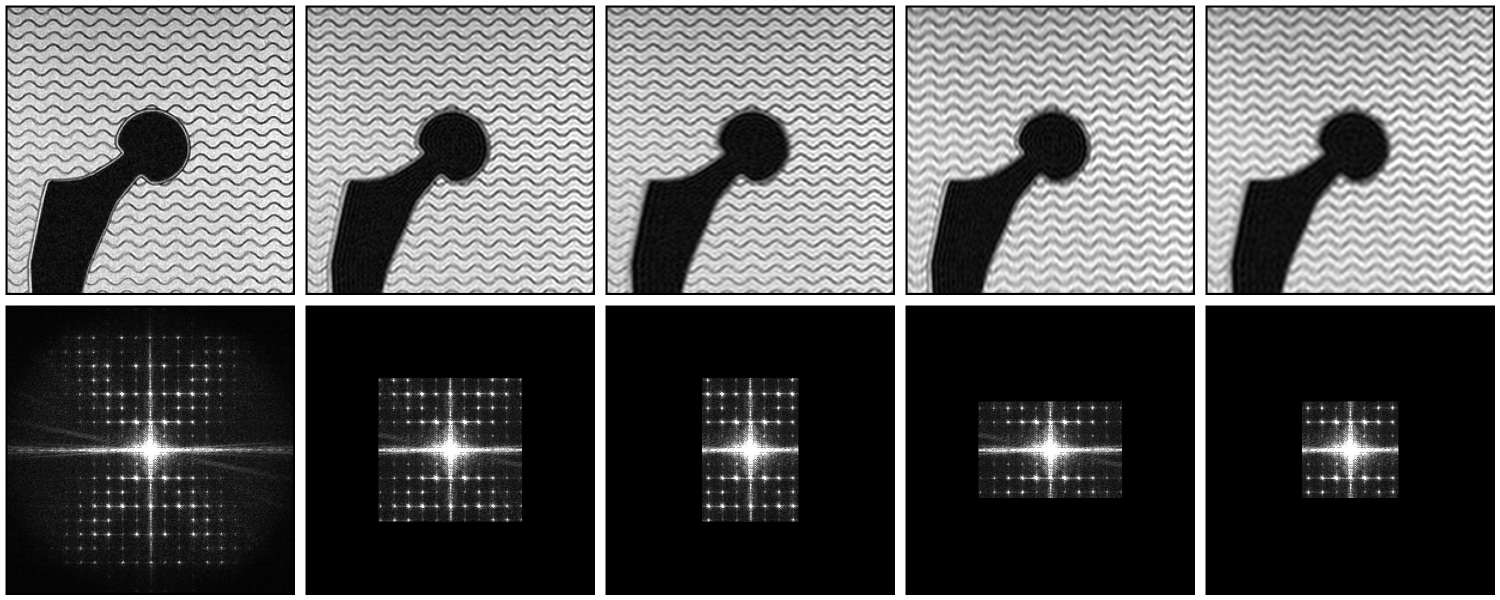
#> input picture rsl/resolution-retro-images.png, 3000 x 1200 px (shown at 1/2 size); its folder holds only this picture in this run
$ python -i masks.py   (imports and definitions only)   (older library calls are emulated)
#> lines starting #> are read from the running program, lines starting #| are printed output that depends on the picture; after the words box and inside, x2 and y2 are one past the last pixel; in counts of white or black regions, pixels touching at a corner belong together
#> further down, picture is the input picture: shape (1200, 3000, 3); min 0, max 255, mean 96.8
"""Masks for restricting image quality analysis.

"""
import numpy as np
import numpy.typing as npt
import scipy.ndimage as ndi
from skimage import filters, morphology

def get_implant_mask(
        image: npt.NDArray
        ) -> npt.NDArray[np.bool]:
    """ Compute a mask excluding the implant body. """
    mask = image > filters.threshold_otsu(image)  # global Otsu
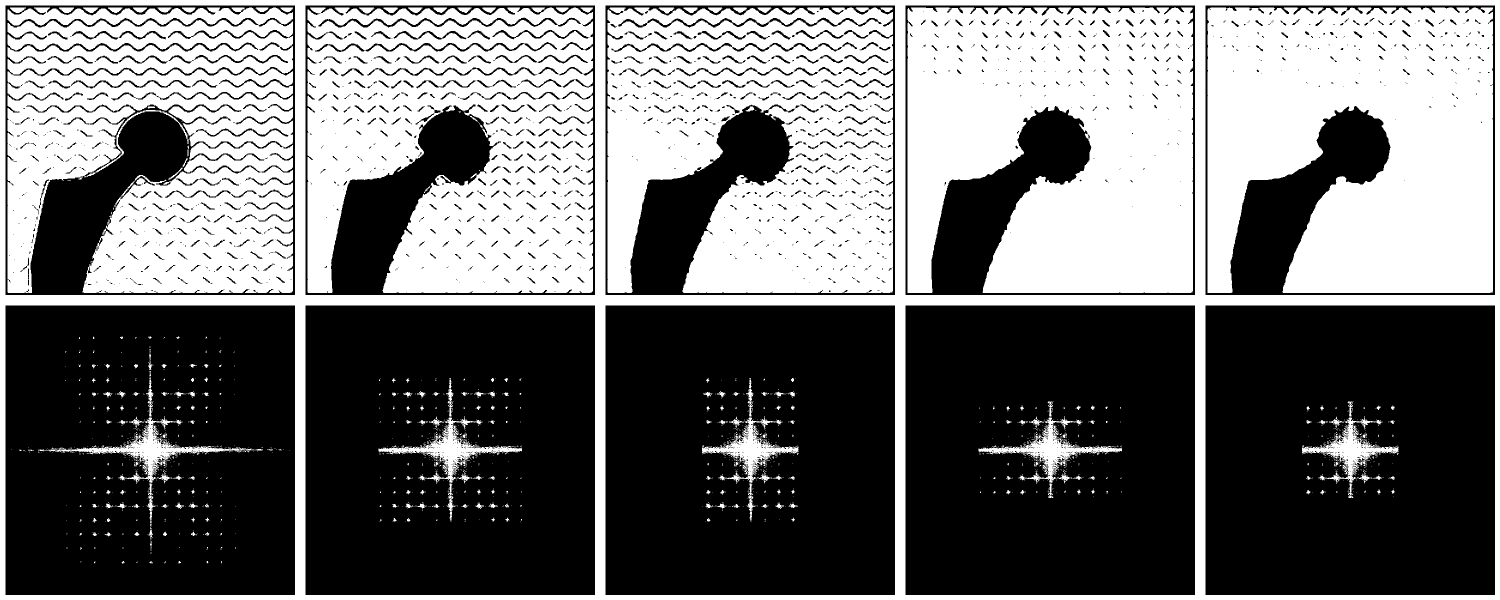
#> mask: shape (1200, 3000, 3) bool (shown at 1/2 size); 44.3% white; 1995 white regions (1760 under 20 px), largest, box (x1, y1, x2, y2) and area: (2415, 15, 2986, 586) 273243, (1815, 15, 2386, 586) 272000, (1215, 15, 1786, 586) 253080
    mask = morphology.binary_dilation(mask, morphology.ball(3))
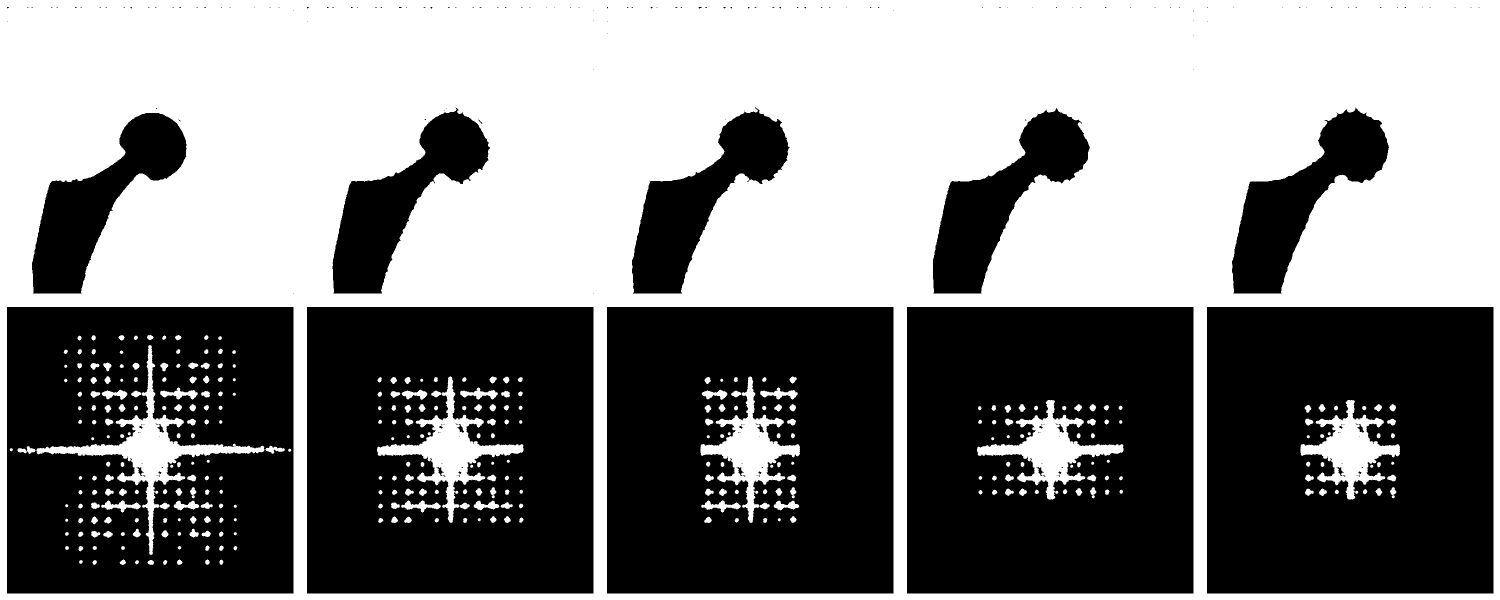
#> mask: shape (1200, 3000, 3) bool (shown at 1/2 size); 51.4% white; 247 black regions (222 under 20 px), largest, box (x1, y1, x2, y2) and area: (2414, 614, 2987, 1187) 311103, (1814, 614, 2387, 1187) 308393, (1214, 614, 1787, 1187) 305949
    mask = morphology.binary_erosion(mask, morphology.ball(5))
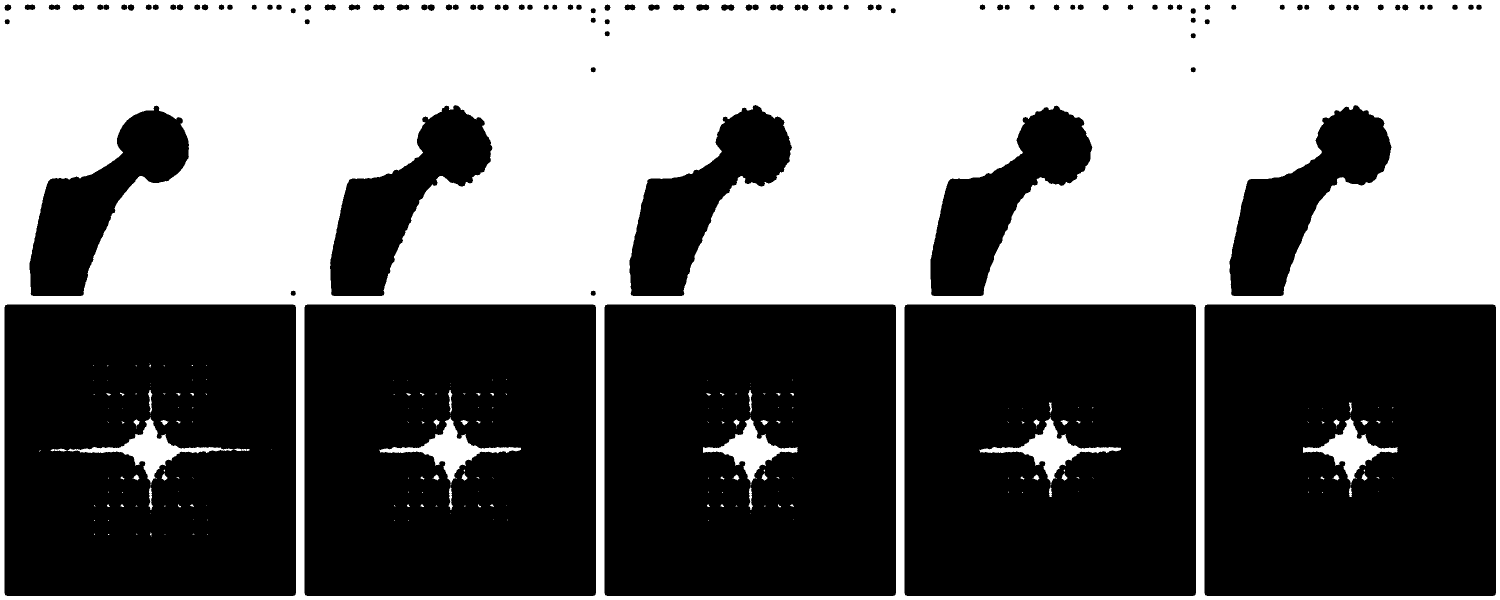
#> mask: shape (1200, 3000, 3) bool (shown at 1/2 size); 46.5% white; 219 white regions (150 under 20 px), largest, box (x1, y1, x2, y2) and area: (0, 0, 3000, 1200) 1631963, (135, 834, 467, 971) 7860, (759, 834, 1042, 971) 7703
    return mask

def get_artifact_mask(
        artifact_map: npt.NDArray[np.float64],
        threshold: float,
        ) -> npt.NDArray[np.bool]:
    """ Compute a mask excluding image regions with artifact above a given threshold. """
    artifact_map = ndi.median_filter(np.abs(artifact_map), footprint=morphology.ball(1))
    mask = artifact_map < threshold
    mask = morphology.binary_opening(mask, morphology.ball(5))
    return mask

def get_signal_mask(
        implant_mask: npt.NDArray[np.bool],
        artifact_masks: list[npt.NDArray[np.bool]] = None
        ) -> npt.NDArray[np.bool]:
    """ Compute a mask excluding areas with no valid signal (i.e. implant or artifact). """
    if artifact_masks is None:
        artifact_masks = [np.ones_like(implant_mask)]
    else:
        assert type(artifact_masks) is list
    mask = implant_mask * np.prod(artifact_masks, axis=0) # set intersection
    mask = morphology.binary_opening(mask.astype(bool), morphology.ball(5))
    return mask

>>> import cv2
>>> picture = cv2.imread('../../rsl/resolution-retro-images.png')
>>> result = get_implant_mask(picture)
